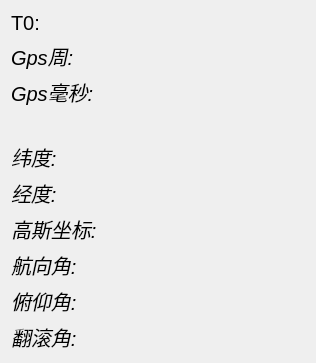
<?xml version="1.0" encoding="UTF-8"?>
<ui version="4.0">
 <class>RightFunction</class>
 <widget class="QWidget" name="RightFunction">
  <property name="geometry">
   <rect>
    <x>0</x>
    <y>0</y>
    <width>312</width>
    <height>354</height>
   </rect>
  </property>
  <property name="windowTitle">
   <string>Form</string>
  </property>
  <layout class="QVBoxLayout" name="verticalLayout">
   <item>
    <layout class="QHBoxLayout" name="horizontalLayout_10">
     <item>
      <widget class="QLabel" name="label_T0_1">
       <property name="minimumSize">
        <size>
         <width>70</width>
         <height>0</height>
        </size>
       </property>
       <property name="font">
        <font>
         <pointsize>15</pointsize>
        </font>
       </property>
       <property name="text">
        <string>T0:</string>
       </property>
      </widget>
     </item>
     <item>
      <widget class="QLabel" name="label_T0_2">
       <property name="minimumSize">
        <size>
         <width>200</width>
         <height>0</height>
        </size>
       </property>
       <property name="font">
        <font>
         <pointsize>15</pointsize>
        </font>
       </property>
       <property name="text">
        <string/>
       </property>
      </widget>
     </item>
    </layout>
   </item>
   <item>
    <layout class="QHBoxLayout" name="horizontalLayout">
     <item>
      <widget class="QLabel" name="label_gpsweek1">
       <property name="font">
        <font>
         <pointsize>15</pointsize>
         <italic>true</italic>
        </font>
       </property>
       <property name="text">
        <string>Gps周: </string>
       </property>
      </widget>
     </item>
     <item>
      <widget class="QLabel" name="label_gpsweek2">
       <property name="minimumSize">
        <size>
         <width>200</width>
         <height>0</height>
        </size>
       </property>
       <property name="font">
        <font>
         <pointsize>15</pointsize>
         <weight>75</weight>
         <italic>true</italic>
         <bold>true</bold>
        </font>
       </property>
       <property name="frameShadow">
        <enum>QFrame::Plain</enum>
       </property>
       <property name="text">
        <string/>
       </property>
      </widget>
     </item>
    </layout>
   </item>
   <item>
    <layout class="QHBoxLayout" name="horizontalLayout_2">
     <item>
      <widget class="QLabel" name="label_gpsms1">
       <property name="font">
        <font>
         <pointsize>15</pointsize>
         <italic>true</italic>
        </font>
       </property>
       <property name="text">
        <string>Gps毫秒: </string>
       </property>
      </widget>
     </item>
     <item>
      <widget class="QLabel" name="label_gpsms2">
       <property name="minimumSize">
        <size>
         <width>200</width>
         <height>0</height>
        </size>
       </property>
       <property name="font">
        <font>
         <pointsize>15</pointsize>
         <weight>75</weight>
         <italic>true</italic>
         <bold>true</bold>
        </font>
       </property>
       <property name="frameShadow">
        <enum>QFrame::Plain</enum>
       </property>
       <property name="text">
        <string/>
       </property>
      </widget>
     </item>
    </layout>
   </item>
   <item>
    <layout class="QHBoxLayout" name="horizontalLayout_9">
     <item>
      <widget class="QLabel" name="label_time">
       <property name="font">
        <font>
         <pointsize>15</pointsize>
        </font>
       </property>
       <property name="text">
        <string/>
       </property>
      </widget>
     </item>
    </layout>
   </item>
   <item>
    <layout class="QHBoxLayout" name="horizontalLayout_3">
     <item>
      <widget class="QLabel" name="label_lati">
       <property name="font">
        <font>
         <pointsize>15</pointsize>
         <italic>true</italic>
        </font>
       </property>
       <property name="text">
        <string>纬度:</string>
       </property>
      </widget>
     </item>
     <item>
      <widget class="QLabel" name="label_latitude">
       <property name="minimumSize">
        <size>
         <width>200</width>
         <height>0</height>
        </size>
       </property>
       <property name="font">
        <font>
         <pointsize>15</pointsize>
         <weight>75</weight>
         <italic>true</italic>
         <bold>true</bold>
        </font>
       </property>
       <property name="frameShadow">
        <enum>QFrame::Plain</enum>
       </property>
       <property name="text">
        <string/>
       </property>
      </widget>
     </item>
    </layout>
   </item>
   <item>
    <layout class="QHBoxLayout" name="horizontalLayout_4">
     <item>
      <widget class="QLabel" name="label_longti">
       <property name="font">
        <font>
         <pointsize>15</pointsize>
         <italic>true</italic>
        </font>
       </property>
       <property name="text">
        <string>经度:</string>
       </property>
      </widget>
     </item>
     <item>
      <widget class="QLabel" name="label_longtitude">
       <property name="minimumSize">
        <size>
         <width>200</width>
         <height>0</height>
        </size>
       </property>
       <property name="font">
        <font>
         <pointsize>15</pointsize>
         <weight>75</weight>
         <italic>true</italic>
         <bold>true</bold>
        </font>
       </property>
       <property name="frameShadow">
        <enum>QFrame::Plain</enum>
       </property>
       <property name="text">
        <string/>
       </property>
      </widget>
     </item>
    </layout>
   </item>
   <item>
    <layout class="QHBoxLayout" name="horizontalLayout_5">
     <item>
      <widget class="QLabel" name="label_gauss1">
       <property name="font">
        <font>
         <pointsize>15</pointsize>
         <italic>true</italic>
        </font>
       </property>
       <property name="text">
        <string>高斯坐标:</string>
       </property>
      </widget>
     </item>
     <item>
      <widget class="QLabel" name="label_gauss2">
       <property name="minimumSize">
        <size>
         <width>200</width>
         <height>0</height>
        </size>
       </property>
       <property name="font">
        <font>
         <pointsize>15</pointsize>
         <weight>75</weight>
         <italic>true</italic>
         <bold>true</bold>
        </font>
       </property>
       <property name="frameShadow">
        <enum>QFrame::Plain</enum>
       </property>
       <property name="text">
        <string/>
       </property>
      </widget>
     </item>
    </layout>
   </item>
   <item>
    <layout class="QHBoxLayout" name="horizontalLayout_6">
     <item>
      <widget class="QLabel" name="label_azimuth1">
       <property name="font">
        <font>
         <pointsize>15</pointsize>
         <italic>true</italic>
        </font>
       </property>
       <property name="text">
        <string>航向角:</string>
       </property>
      </widget>
     </item>
     <item>
      <widget class="QLabel" name="label_azimuth2">
       <property name="minimumSize">
        <size>
         <width>200</width>
         <height>0</height>
        </size>
       </property>
       <property name="font">
        <font>
         <pointsize>15</pointsize>
         <weight>75</weight>
         <italic>true</italic>
         <bold>true</bold>
        </font>
       </property>
       <property name="frameShadow">
        <enum>QFrame::Plain</enum>
       </property>
       <property name="text">
        <string/>
       </property>
      </widget>
     </item>
    </layout>
   </item>
   <item>
    <layout class="QHBoxLayout" name="horizontalLayout_7">
     <item>
      <widget class="QLabel" name="label_pitch1">
       <property name="font">
        <font>
         <pointsize>15</pointsize>
         <italic>true</italic>
        </font>
       </property>
       <property name="text">
        <string>俯仰角:</string>
       </property>
      </widget>
     </item>
     <item>
      <widget class="QLabel" name="label_pitch2">
       <property name="minimumSize">
        <size>
         <width>200</width>
         <height>0</height>
        </size>
       </property>
       <property name="font">
        <font>
         <pointsize>15</pointsize>
         <weight>75</weight>
         <italic>true</italic>
         <bold>true</bold>
        </font>
       </property>
       <property name="frameShadow">
        <enum>QFrame::Plain</enum>
       </property>
       <property name="text">
        <string/>
       </property>
      </widget>
     </item>
    </layout>
   </item>
   <item>
    <layout class="QHBoxLayout" name="horizontalLayout_8">
     <item>
      <widget class="QLabel" name="label_roll1">
       <property name="font">
        <font>
         <pointsize>15</pointsize>
         <italic>true</italic>
        </font>
       </property>
       <property name="text">
        <string>翻滚角:</string>
       </property>
      </widget>
     </item>
     <item>
      <widget class="QLabel" name="label_roll2">
       <property name="minimumSize">
        <size>
         <width>200</width>
         <height>0</height>
        </size>
       </property>
       <property name="font">
        <font>
         <pointsize>15</pointsize>
         <weight>75</weight>
         <italic>true</italic>
         <bold>true</bold>
        </font>
       </property>
       <property name="frameShadow">
        <enum>QFrame::Plain</enum>
       </property>
       <property name="text">
        <string/>
       </property>
      </widget>
     </item>
    </layout>
   </item>
  </layout>
 </widget>
 <resources/>
 <connections/>
</ui>
